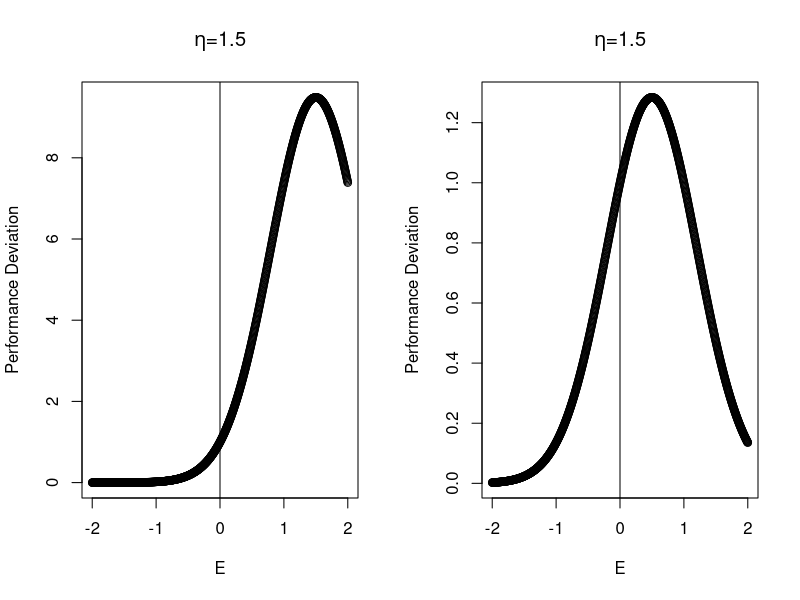
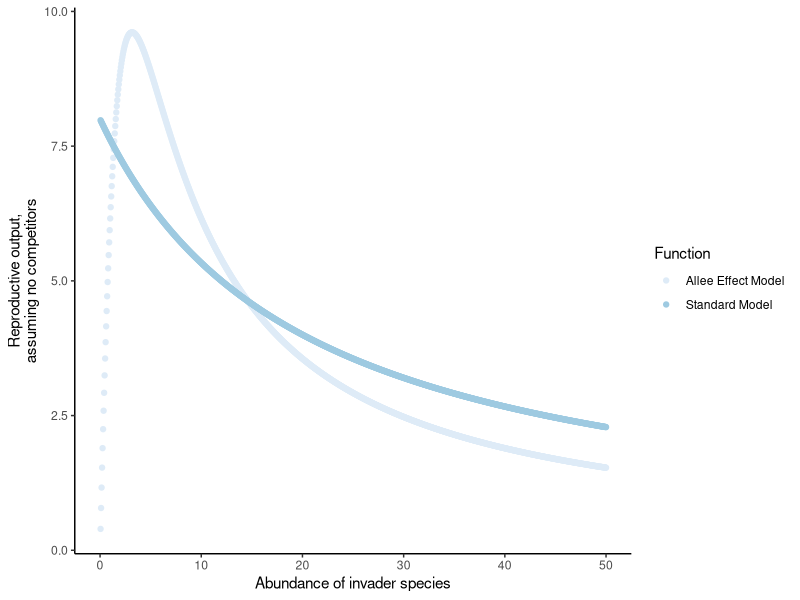
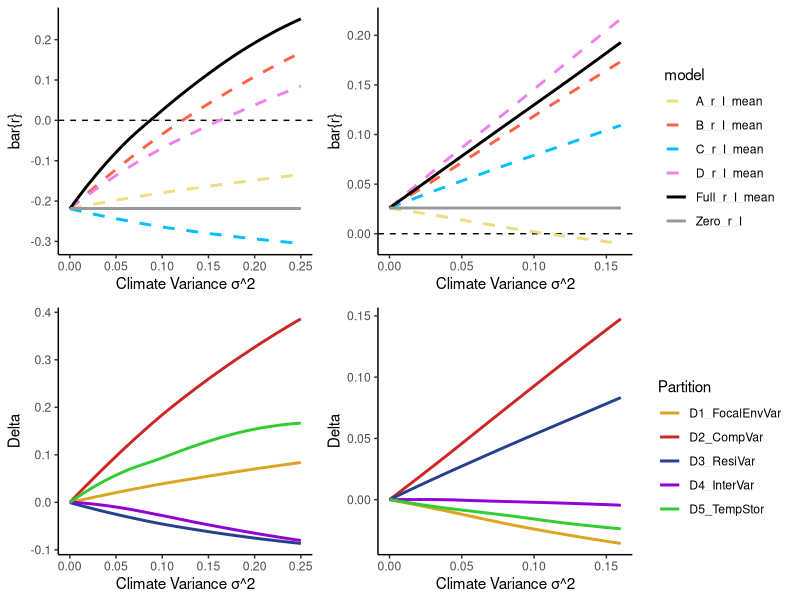
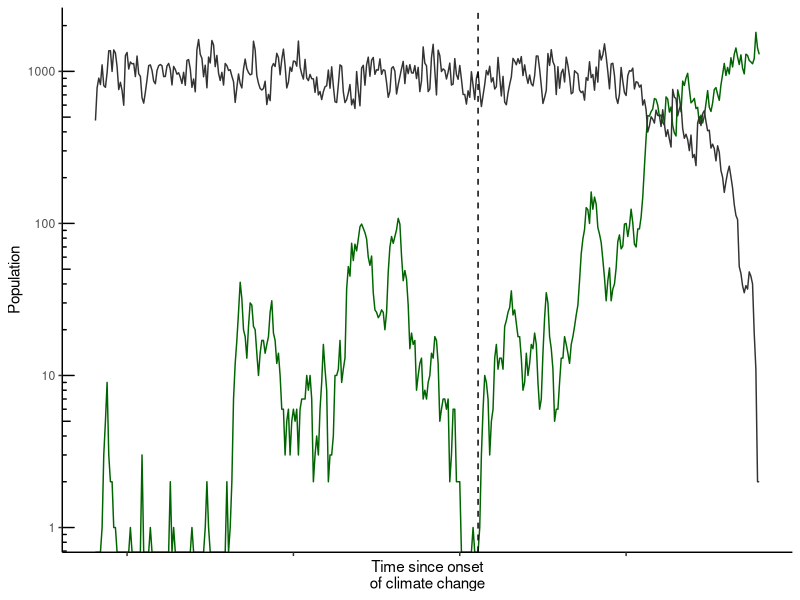
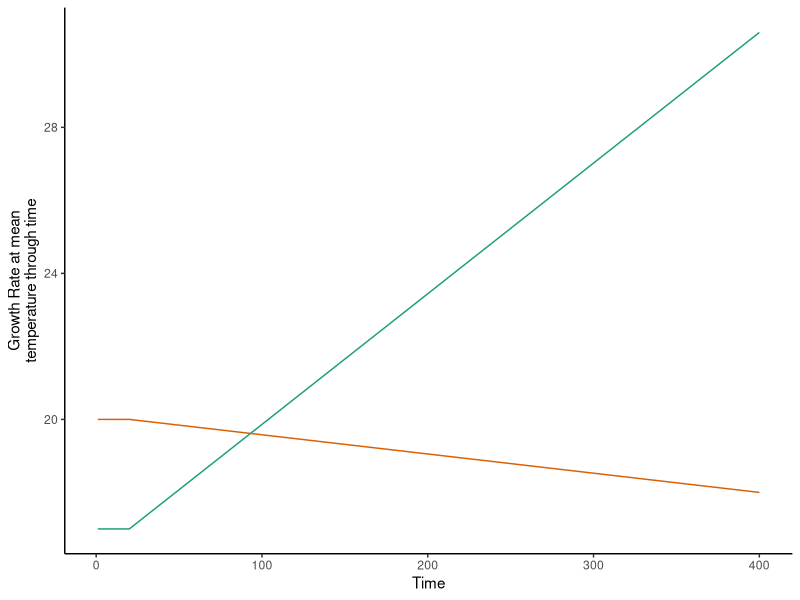

Write the R code that produced these figures, in order. (Note: a time limit stopped this script after it produced the figures.)
## ---- chunk 1
knitr::opts_chunk$set(echo = FALSE, size = "footnotesize", warning = FALSE, message = FALSE)


## ---- chunk 2
library(MASS)
library(tidyverse)
library(knitr)
library(cowplot)
set.seed(1)


## ---- chunk 3
# Plotting EPC curve used

EPC<- function(WeatherDraws, OffsetFromPeak){
  w_mat<- exp(OffsetFromPeak^2 -(WeatherDraws -OffsetFromPeak)^2   ) 
  return(w_mat)
}

E <- seq(-2, 2, l = 1000)

par(mfcol= c(1,2))

plot(EPC(E,OffsetFromPeak = 1.5)~ E,
    ylab = 'Performance Deviation',
     main = expression(paste(eta, "=1.5")))
abline( v = c(0))

plot(EPC(E,OffsetFromPeak = 0.5)~ E,  
     ylab = 'Performance Deviation',
     main = expression(paste(eta, "=1.5")))
abline( v = c(0))


# hist(EPC(rnorm( 1000, 0 , 0.5), 1.5), main = 'Occasional very good years', xlim = c(0, 10), breaks = 20)
# abline(v = 1, col = 2)
# #mean(EPC(rnorm( 1000, 0 , 0.5), 1.5))  # mean increase
# # exp(mean(log(EPC(rnorm( 1000, 0 , 0.5), 1.5))))  # but NB geometric mean is still reduced
# 
# 
# hist(EPC(rnorm( 1000, 0 , 0.5), 0.5), main = 'Occasional very bad years', xlim = c(0, 2))
# abline(v = 1, col = 2)
# 
# # exp(mean(log(EPC(rnorm( 1000, 0 , 0.5), 0.5))))
# # #mean(EPC(rnorm( 1000, 0 , 0.5), 0.5))  # mean decrease
# # exp(mean(log(EPC(0, 0.5))))
## ---- chunk 4
E_Partition<- function(Params){
  ##Function to calculate partitions using the model given a set of parameters. 
  
  with(Params, {  
  n_reps = 10000
  
  ## Define covariance matrices
  W_SIGMA_corr = matrix(c(W_R_sd^2,
                          W_rho*W_R_sd*W_I_sd,
                          W_rho*W_R_sd*W_I_sd,
                          W_I_sd^2),
                        2,2) 
  
  W_SIGMA_uncorr = matrix(c(W_R_sd^2, 
                            0, 0,  
                            W_I_sd^2),
                          2,2) 
  
  ## Variable E draws:
  E_mat_full  <-  mvrnorm(n_reps,   mu = c(0,0),  Sigma = W_SIGMA_corr   )  
  E_mat_uncorr<-  mvrnorm(n_reps,   mu = c(0,0),  Sigma = W_SIGMA_uncorr   ) 
  E_mat_mean  <-  matrix(c(0,0), nrow = 1)
  
  ## Convert into \omegas using gaussian curve EPC function
  EPC<- function(WeatherDraws, OffsetFromPeak){
    return(exp( OffsetFromPeak^2-(WeatherDraws -OffsetFromPeak)^2 )) 
    }

  W_mat_full  <-   EPC(E_mat_full, eta)  
  W_mat_uncorr<-   EPC(E_mat_uncorr, eta)  
  W_mat_mean  <-   EPC(E_mat_mean , eta)  
  
  ## Vary only one direct effect of environment
  W_mat_FixR_VarI=   W_mat_FixI_VarR = W_mat_uncorr
  W_mat_FixI_VarR[,2]<- W_mat_mean[2]
  W_mat_FixR_VarI[,1]<- W_mat_mean[1]
  
  
  ##### Calculating resident fluctuations without invader
  R_fluc = rep( NA, n_reps)  # rows = time, cols = space (here 1)
  R_fluc[1] <- 10 # initialize
  
  for(t in 1:(n_reps-1)){
    R_fluc[t+1]  =  R_fluc[t]*(delta + Lam_R*W_mat_full[t,1]/(1+a_RR*R_fluc[t]))
  }
  
  ### Take off a 'burn-in' period
  ToUse = (n_reps/10):n_reps
  R_var <- R_fluc[ToUse]
  W_mat_uncorr<-  W_mat_uncorr[ToUse,]
  W_mat_full<-  W_mat_full[ToUse, ]
  
  ## resident 'mean' value at equilibrium assuming omega = 1
  ## R* = 
  R_mean = (Lam_R-1+delta)/ (a_RR*(1-delta))
  
  ## Finding invasion growth rates in different situations;
  FindLogGrowthRate<- function( W_Mat, Competitors, Params ){
  with(Params, {
    r_vec<-  delta+ (Lam_I*W_Mat[,2]/( 1+a_IR*Competitors*W_Mat[,1])  )
    return(log(r_vec))
  })
}

  ## No variation baseline
  Zero_r_I =   FindLogGrowthRate(W_mat_mean, R_mean, Params)
  
  ## Variation in direct envrionmental effects on invader
  A_r_I = FindLogGrowthRate(W_mat_FixR_VarI, R_mean, Params)
  
  ## Variation in envrionmental control of competition 
  B_r_I = FindLogGrowthRate(W_mat_FixI_VarR, R_mean, Params)
  
  ### B Variation in number of competitors  
  C_r_I =   FindLogGrowthRate( W_mat_mean, R_var, Params)
  
  ## D Variation in growth rates  and competitors, but not correlated 
  D_r_I  =  FindLogGrowthRate(W_mat_uncorr,R_var, Params) 
  ## Full model
  Full_r_I  =  FindLogGrowthRate(W_mat_full,R_var, Params) 
  
  ## Take averages of log(r)
  A_r_I_mean = mean(A_r_I)
  B_r_I_mean = mean(B_r_I)
  C_r_I_mean = mean(C_r_I)
  D_r_I_mean = mean(D_r_I)
  Full_r_I_mean = mean(Full_r_I)
  
  ## Calculate partitions
  D_Baseline = Zero_r_I
  D1_FocalEnvVar = A_r_I_mean - Zero_r_I
  D2_CompVar = B_r_I_mean - Zero_r_I
  D3_ResiVar = C_r_I_mean - Zero_r_I
  D4_InterVar = D_r_I_mean - (D_Baseline+ D1_FocalEnvVar +D2_CompVar+D3_ResiVar)
  D5_TempStor = Full_r_I_mean - D_r_I_mean

  return(data.frame(Zero_r_I,  A_r_I_mean,  B_r_I_mean,   
                    C_r_I_mean,   D_r_I_mean,  Full_r_I_mean,
                    D_Baseline, D1_FocalEnvVar, D2_CompVar,
                    D3_ResiVar,  D4_InterVar, D5_TempStor))})
}


## ---- chunk 5
Params_mod1 <- list( delta = 0.5, 
                     Lam_R = 20,
                     Lam_I = 24,   
                     W_R_sd = NULL,
                     W_I_sd = NULL,
                     W_rho = -0.7,
                     a_RR = 0.02,  
                     a_RI = 0.03 , 
                     a_IR = 0.04,
                     eta = 1.5)

Params_mod2 <- list(  delta = 0.5, 
                      Lam_R = 16,
                      Lam_I = 25,   
                      W_R_sd = NULL,
                      W_I_sd = NULL, 
                      W_rho = 0.7,
                      a_RR = 0.02,  
                      a_RI = 0.04 , 
                      a_IR = 0.03,
                      eta=0.5 )

Find_Partition <-  function(W_sd, Params){
  Params_tmp <- Params
  Params_tmp$W_R_sd = W_sd*1.2  # resident responds more
  Params_tmp$W_I_sd = W_sd*0.8
  out<-   E_Partition(Params_tmp)
  out$W_sd <-W_sd
  return(out)
}
W_sd_df1 <- map_df(  seq( 0, 0.5, l = 100),Find_Partition, Params_mod1)
W_sd_df2  <- map_df(  seq( 0, 0.4, l = 100),Find_Partition, Params_mod2)

## ---- chunk 6
Colours <- c(   'Zero_r_I' = 'gray60',
                'A_r_I_mean' =  "lightgoldenrod"  ,
                'B_r_I_mean'='tomato',
                'C_r_I_mean'=  'deepskyblue',
                'D_r_I_mean'='violet',
                'Full_r_I_mean' = 'black', 
                
                'D_Baseline' =  "black",
                'D1_FocalEnvVar' =  "goldenrod" ,
                'D2_CompVar' = 'firebrick3',
                'D3_ResiVar' = 'royalblue4',
                'D4_InterVar' = 'darkviolet',
                'D5_TempStor' = 'limegreen')
# 

x_label = 'Climate Variance σ^2'

W_sd_df1 %>%
  gather('model', 'GrowthRate', Zero_r_I: Full_r_I_mean  ) %>%
  ggplot(aes( x = W_sd^2, y = GrowthRate, col = model , linetype = model     ))+
  geom_hline( yintercept = 0, linetype='dashed')+
  #  geom_point()+
  geom_smooth(se = FALSE)+
  scale_colour_manual(values = Colours)+
  scale_linetype_manual(values = c( 2,2,2,2,1,1))+
  theme_classic()+
  xlab(x_label)+
  ylab('bar{r}')  -> Models1

W_sd_df1 %>%
  gather('Partition', 'Delta', D1_FocalEnvVar :D5_TempStor ) %>%
  ggplot(aes( x = W_sd^2, y = Delta, col = Partition      ))+
  theme_classic()+
  scale_colour_manual(values = Colours)+
  ylab('Delta')+
  xlab(x_label)+
  geom_smooth(se = FALSE) -> Partiton1



W_sd_df2 %>%
  gather('model', 'GrowthRate', Zero_r_I: Full_r_I_mean  ) %>%
  ggplot(aes( x = W_sd^2, y = GrowthRate, col = model  , linetype = model        ))+
  theme_classic()+ 
  geom_hline( yintercept = 0, linetype='dashed')+
  geom_smooth(se = FALSE)+
  scale_colour_manual(values = Colours)+
  scale_linetype_manual(values = c( 2,2,2,2,1,1))+
  xlab(x_label)+
  ylab('bar{r}')-> Models2


W_sd_df2 %>%
  gather('Partition', 'Delta', D1_FocalEnvVar :D5_TempStor ) %>%
  ggplot(aes( x = W_sd^2, y = Delta, col = Partition))+
  scale_colour_manual(values = Colours)+
  theme_classic()+
  ylab('Delta')+
  xlab(x_label)+
  geom_smooth(se = FALSE) -> Partiton2


Model_Legend <- cowplot::get_legend(Models1)
D_Legend <- cowplot::get_legend(Partiton1)

Fig4 <- cowplot::plot_grid(Models1+guides(col=FALSE, linetype = FALSE),
                   Models2+guides(col=FALSE, linetype = FALSE),
                   Model_Legend, 
                   Partiton1+guides(col=FALSE, linetype = FALSE) ,
                   Partiton2+guides(col=FALSE, linetype = FALSE),
                   D_Legend,
                   nrow = 2, rel_widths = c(2,2,1) )


ggsave( 'MS_Figures/Figure4_graphs.png', Fig4, height = 7, width = 10)

## ---- chunk 7
Lam_I = 8
a_II = 0.05
y = 0.1
z= 0.2
a_IR = 0.04 

## Functional response, assuming no competition
TrialI = seq( 0, 50, l = 1000)
I_rate_ALLEE =  (((TrialI^2)*Lam_I) / (  1+ z*(TrialI) + y*(TrialI^2) )) / TrialI
I_rate_NO_ALLEE =  (((TrialI)*Lam_I) / (  1 + a_II*TrialI)) / TrialI

data.frame(TrialI,I_rate_ALLEE, I_rate_NO_ALLEE  ) %>%
  gather( 'Function', 'I_rate', -TrialI ) %>%
  ggplot( aes( x = TrialI, y = I_rate, col =Function))+
  geom_point()+
  xlab('Abundance of invader species') + 
  scale_colour_brewer(labels = c( 'Allee Effect Model',
                                  'Standard Model'))+
  ylab('Reproductive output,\nassuming no competitors')+
  theme_classic()

## ---- chunk 8
Dynamics_CC<- function( Params){ with(Params,{
  time_exp  = 2000
  time_burnin = 20
  max_t = time_exp+time_burnin
  
  
  ## Variable Parameter specifications
  W_SIGMA = matrix(c(W_R_sd^2,
                     W_rho*W_R_sd*W_I_sd,
                     W_rho*W_R_sd*W_I_sd,
                     W_I_sd^2),
                   2,2) 
  
  gamma_mat = matrix( c(rep(0, time_burnin),
                        seq(0, 1, length =time_exp)), 
                      nrow = max_t, ncol = 1)
  
  W_cc_adj = gamma_mat%*% matrix(c(beta_R, beta_I),1)
  
  ## Variable Draws
  W_mat<-  exp(mvrnorm(max_t,
                       mu = c(0,0 )- 0.5*(c(W_R_sd,W_I_sd)^2)  ,
                       Sigma = W_SIGMA   )  )  +W_cc_adj
  
  Disp<-  rlnorm(max_t,
                 meanlog =   log(disp_mean)- 0.5*(disp_sig^2) , 
                 sdlog = disp_sig )
  
  ## Model initiation
  R =I = matrix( NA, max_t)  # rows = time
  R_star =I_star = matrix( NA, max_t )  # rows = time
  R_star[1]<- R[1] <-  (Lam_R-1)/a_RR # start resident at somewhere near its equilibrium 
  I_star[1]<- I[1] <- 0
  
  ## Running Model
  for(t in 1:(max_t-1)){
    
    R_R =           R[t]*Lam_R*W_mat[t,1]  / (  1+  a_RR*R[t]+a_RI*W_mat[t,2]*I[t])
    if(Allee){
      I_R =  (I[t]^2*Lam_I*W_mat[t,2]) / (1+ a_IR*W_mat[t,1]*R[t]+(z+y*(I[t])*I[t]))  
    }else{
      I_R =  (I[t]*Lam_I*W_mat[t,2]) / (1+  a_IR*W_mat[t,1]*R[t]+ a_II*I[t] ) 
    }
    
    R_star[t+1]  =    R[t]*delta  +    R_R
    I_star[t+1]  =    I[t]*delta  +   I_R +Disp[t]
    
    if(Discretise){
      R[t+1] = rpois( 1,R_star[t+1])  
      I[t+1] = rpois( 1,I_star[t+1])
    }  else{
      R[t+1] = R_star[t+1]
      I[t+1] = I_star[t+1]
    }
  }
  return( list(resident = R, invader =I))
})
}

## ---- chunk 9

Find_Col_Time = function( Dyn){
  if(any(Dyn$invader>1)){
    return(  max(which(Dyn$invader < 1))-20)
  }else{
    return(NA)
  }
}

Find_Ext_Time = function( Dyn){
  if(any(Dyn$resident<1)){
    ExtTime =  max(which(Dyn$resident >=1))-20
    return( ExtTime)  # last time it was seen over a level
  }else{
    return(NA)
  }
}


## ---- chunk 10
## Example dynamics 
Params_exp <- list( 
  delta = 0.5, 
  Lam_R = 20,
  Lam_I = 17,   
  W_R_sd = 0.4,  
  W_I_sd = 0.4, 
  W_rho = 0.3,
  Allee = FALSE,
  a_RR = 0.04,  
  a_II = 0.03,
  a_RI = 0.03 , 
  a_IR = 0.04, 
  disp_sig = 0.01 , 
  disp_mean= 0.2,
  beta_R =  -0.1, 
  beta_I =  0.8, 
  Discretise = TRUE
)

set.seed(1)
dyn <- Dynamics_CC(Params_exp)

res = dyn$resident
res[res<1] <-1

data.frame( Resident = res[1:400],
            Invader = dyn$invader[1:400],
            Time = (-19):380) %>%
  gather('sp', 'count', -Time) %>%
  ggplot(aes(Time, count , col = sp))+
  geom_line()+
  geom_vline(xintercept = Find_Col_Time(dyn), linetype ='dashed')+
  scale_y_log10()+
  theme_classic()+
  theme(axis.text.x = element_blank())+
  scale_color_manual(values = c('darkgreen', 'grey20'))+
  xlab('Time since onset\nof climate change')+
  ylab('Population')+ 
  annotation_logticks(sides = "l") +
  guides(col = FALSE) -> Fig6LineDiag

ggsave('MS_Figures/Fig6LineDiag.png', Fig6LineDiag, height = 3, width = 3)


data.frame( Invader_GR =Params_exp$Lam_I * c(rep(1,20),1+ (1:380) * Params_exp$beta_I/380),
            Resident_GR = Params_exp$Lam_R * c(rep(1,20),1+ (1:380) * Params_exp$beta_R/380),
            Time = 1:400) %>%
  gather('sp', 'count', -Time) %>%
  ggplot(aes(Time, count , col = sp))+
  geom_line()+
  scale_color_manual(values = c('darkgreen', 'grey20'))+
  theme_classic()+
  scale_color_brewer(palette = 'Dark2')+
  guides(col = FALSE)+
  ylab( 'Growth Rate at mean\ntemperature through time') -> Fig6_GR

ggsave('MS_Figures/Fig6_GR.png', Fig6_GR, height = 3, width = 3)
## ---- chunk 11
### 1. Weather covariance interacting with demographic stochasticity

Params_4.1 <- list( 
  ## Carryover
  delta = 0.5, 
  
  ## Intrinsic reproductive rate terms
  Lam_R = 20,
  Lam_I = 16,   
  
  ## Weather terms
  W_R_sd = 0.4,  ## variability in R seed production
  W_I_sd = NULL,  ## variability in I seed production
  #  W_rho = NULL,## correlation in species responses to weather
  
  ## competition terms
  Allee = FALSE,
  
  # intra:
  a_RR = 0.02,  
  a_II = 0.03,
  
  # inter: (NB multiplied by weather value )
  a_RI = 0.03 , 
  a_IR = 0.04, 
  
  ## Dispersal variation
  disp_sig = 0.2 , # dispersal variation on log scale
  disp_mean = 0.1, #
  
  ## Response to climate change
  ##  multiple larger after all  climate change? 1 = 100% larger, 2 = 200% larger
  beta_R =  -0.1, 
  beta_I =  0.8, 
  
  ## Introduce demographic stochasticity?
  Discretise = FALSE
)


N_trials = 400
WeatherDF_4.1<- data.frame( WeatherSens = c(rep(0, 100), seq(0, 0.5 , l = N_trials)) ,
                            ColonisationTime_PosRho = NA,
                            ColonisationTime_NegRho = NA)

### With negative E correlation
Params_4.1$W_rho = -0.9


for( i in 1:nrow(WeatherDF_4.1)){
  Params_trial = Params_4.1
  Params_trial$W_I_sd = WeatherDF_4.1$WeatherSens[i]
  dyn <- Dynamics_CC(Params_trial)
  WeatherDF_4.1$ColonisationTime_NegRho[i]  <-Find_Col_Time(dyn)
  
}


###With positive E correlation
Params_4.1$W_rho = +0.9

for( i in 1:nrow(WeatherDF_4.1)){
  Params_trial = Params_4.1
  Params_trial$W_I_sd = WeatherDF_4.1$WeatherSens[i]
  dyn <- Dynamics_CC(Params_trial)
  WeatherDF_4.1$ColonisationTime_PosRho[i]  <-Find_Col_Time(dyn)
  
}

## ---- chunk 12
### 2. Dispersal variability and Allee effect 

Params_4.2 <- list(  delta = 0.5, 
                     Lam_R = 20,
                     Lam_I = 16,   
                     W_R_sd = 0.4, 
                     W_I_sd = 0.7, 
                     W_rho = 0,    
                     Allee = NULL,
                     a_RR = 0.02,  
                     a_II = 0.05,
                     y = 0.1,
                     z= 0.2,
                     a_RI = 0.03 , 
                     a_IR = 0.04, 
                     disp_sig = NULL , 
                     disp_mean = 0.1, 
                     beta_R =  -0.1, 
                     beta_I =  0.8, 
                     Discretise = FALSE
)

Params_4.2_ALLEE <- Params_4.2_NOALLEE <- Params_4.2
Params_4.2_ALLEE$Allee = TRUE
Params_4.2_NOALLEE$Allee = FALSE

N_trials = 400
WeatherDF_4.2<- data.frame( Dispersal_sd = c(rep(0, 10), seq(0, 1 , l = N_trials)) ,
                            ColonisationTime_WithAllee = NA,
                            ColonisationTime_No_Allee = NA)

### With Allee 


for( i in 1:nrow(WeatherDF_4.2)){
  
  Params_trial = Params_4.2_ALLEE
  Params_trial$disp_sig = WeatherDF_4.2$Dispersal_sd[i]
  dyn <- Dynamics_CC(Params_trial)
  WeatherDF_4.2$ColonisationTime_WithAllee[i]  <-Find_Col_Time(dyn)
  
}
### without Allee effect

for( i in 1:nrow(WeatherDF_4.2)){
  Params_trial = Params_4.2_NOALLEE
  Params_trial$disp_sig = WeatherDF_4.2$Dispersal_sd[i]
  dyn <- Dynamics_CC(Params_trial)
  WeatherDF_4.2$ColonisationTime_No_Allee[i]  <-Find_Col_Time(dyn)
  
}

## ---- chunk 13
### 3. Demographic stochasticity interacting with  variation
# NB effects opposite to 'classic' results


Params_4.3 <- list( delta = 0.5, 
                    Lam_R = 10,
                    Lam_I = 6,   
                    W_R_sd = 0.5, 
                    W_I_sd = 0.5, 
                    W_rho = 0 ,
                    Allee = FALSE, 
                    a_RR = 0.03,  
                    a_II = 0.06,  
                    a_RI = 0.04 , 
                    a_IR = 0.03, 
                    disp_sig = 0.01 ,
                    disp_mean = 0.15, 
                    beta_R =  -0.1, 
                    beta_I =  0.8, 
                    Discretise = NULL
)



N_trials = 500
WeatherDF_4.3<- data.frame( Var = c(seq(0, 0.5, l = N_trials)) ,
                            ColonisationTime_WithDemoStoch = NA,
                            ColonisationTime_No_DemoStoch = NA)

### With Demo_stoch 

Params_4.3$Discretise = TRUE
for( i in 1:nrow(WeatherDF_4.3)){
  
  Params_trial = Params_4.3
  Params_trial$W_R_sd = WeatherDF_4.3$Var[i]
  Params_trial$W_I_sd = WeatherDF_4.3$Var[i]
  dyn <- Dynamics_CC(Params_trial)
  WeatherDF_4.3$ColonisationTime_WithDemoStoch[i]  <-Find_Col_Time(dyn)
  
}


### without Demo_stoch
Params_4.3$Discretise = FALSE
for( i in 1:nrow(WeatherDF_4.3)){
  Params_trial = Params_4.3
  Params_trial$W_R_sd = WeatherDF_4.3$Var[i]
  Params_trial$W_I_sd = WeatherDF_4.3$Var[i]
  dyn <- Dynamics_CC(Params_trial)
  WeatherDF_4.3$ColonisationTime_No_DemoStoch[i]  <-Find_Col_Time(dyn)
  
}

## ---- chunk 14
### 4. Demographic stochastic interacting with variability on extinction Time
Params_4.4 <- list( delta = 0.5, 
                    Lam_R = 9,
                    Lam_I = 7.6,   
                    W_R_sd = NULL, 
                    W_I_sd = 0.35, 
                    W_rho =  -0.9 ,
                    Allee = FALSE ,
                    a_RR = 0.05,  
                    a_II = 0.08,  
                    a_RI = 0.03 , 
                    a_IR = 0.02, 
                    disp_sig = 0.01 ,
                    disp_mean = 0.4, 
                    beta_R =  -0.1, 
                    beta_I =  0.8, 
                    Discretise = NULL)

N_trials = 500
WeatherDF_4.4<- data.frame( MidWeatherSD = c(seq(0, 0.75 , l = N_trials)) ,
                            ExtinctionTime_WithDemoStoch = 2000,
                            ExtinctionTime_No_DemoStoch = 2000)

par(mfrow=c(4,4 ))

### With Demo_stoch 
Params_4.4$Discretise = TRUE

for( i in 1:nrow(WeatherDF_4.4)){
  Params_trial = Params_4.4
  Params_trial$W_R_sd = WeatherDF_4.4$MidWeatherSD[i]
  dyn <- Dynamics_CC(Params_trial)
  WeatherDF_4.4$ExtinctionTime_WithDemoStoch[i]  <-Find_Ext_Time(dyn)
  
}

### without Demo_stoch
Params_4.4$Discretise = FALSE
for( i in 1:nrow(WeatherDF_4.4)){
  Params_trial = Params_4.4
  Params_trial$W_R_sd = WeatherDF_4.4$MidWeatherSD[i]
  dyn <- Dynamics_CC(Params_trial)
  WeatherDF_4.4$ExtinctionTime_No_DemoStoch[i]  <-Find_Ext_Time(dyn)
}


## ---- chunk 15
### 5. Just focal species or both varying 


Params_4.5 <- list( delta = 0.5, 
                    Lam_R = 9,
                    Lam_I = 3,   
                    W_R_sd = 0, 
                    W_I_sd = NULL, 
                    W_rho =  0.9 ,
                    Allee = FALSE ,
                    a_RR = 0.05,  
                    a_II = 0.08,  
                    a_RI = 0.03 , 
                    a_IR = 0.04, 
                    disp_sig = 0.01 ,
                    disp_mean = 0.2, 
                    beta_R =  -0.1, 
                    beta_I =  0.8, 
                    Discretise = FALSE)

N_trials = 500
WeatherDF_4.5<- data.frame( MidWeatherSD = c(seq(0, 1 , l = N_trials)) ,
                            ColonisationTime_JustFocal= 2000,
                            ColonisationTime_Both = 2000)

par(mfrow=c(4,4 ))

### Vary Just focal
for( i in 1:nrow(WeatherDF_4.5)){
  Params_trial = Params_4.5
  Params_trial$W_I_sd = WeatherDF_4.5$MidWeatherSD[i]
  dyn <- Dynamics_CC(Params_trial)
  WeatherDF_4.5$ColonisationTime_JustFocal[i]  <-Find_Col_Time(dyn)
  
}

### Vary both species

Params_4.5$Discretise = FALSE
for( i in 1:nrow(WeatherDF_4.5)){
  Params_trial = Params_4.5
  Params_trial$W_I_sd = WeatherDF_4.5$MidWeatherSD[i]
  Params_trial$W_R_sd = WeatherDF_4.5$MidWeatherSD[i]
  Params_trial$W_R_sd = WeatherDF_4.5$MidWeatherSD[i]
  dyn <- Dynamics_CC(Params_trial)
  WeatherDF_4.5$ColonisationTime_Both[i]  <-Find_Col_Time(dyn)
}


## ---- chunk 16
### combining into one figure, without dots


### For 4.1, helpful to force intercept, rather than just rely on convergence after using enormous numbers of runs
WeatherDF_4.1 %>%
  rename(Negative= ColonisationTime_NegRho ,  ##   `ρ= −0.9`
         Positive= ColonisationTime_PosRho  ) %>%
  gather( 'Model', 'Time',Negative,  Positive) -> WeatherDF_4.1_Long

WeatherDF_4.1_Long %>%
  filter( WeatherSens ==0) %>%
  pull(Time) %>%
  mean -> intercept_4.1


WeatherDF_4.1_Long$Smooth = c(predict( lm(data = filter( WeatherDF_4.1_Long,Model== 'Negative'),
                                          Time-intercept_4.1 ~ 0+ WeatherSens + I(WeatherSens^2))),
                              predict( lm(data = filter( WeatherDF_4.1_Long,Model== 'Positive'),
                                          Time-intercept_4.1 ~ 0+ WeatherSens + I(WeatherSens^2))) )+intercept_4.1

WeatherDF_4.1_Long %>%
  ggplot( aes( x = WeatherSens, y = Time, col = Model))+
  geom_smooth(aes(y = Smooth),
              se=FALSE,
              method = 'lm',
              formula = y ~ x + I(x^2))+
    xlab(expression(Invader~peformance~variability~omega[sigma~inv]))+
  ylab('Colonisation Time') +
  theme_classic()+ 
  scale_colour_manual(values = c( 'darkblue', 'orange' ), 
                      name = 'Correlation in\nspecies responses:')+
  guides(col=guide_legend(nrow=2))+
  theme(legend.position="top", legend.box = "horizontal")  -> Fig4a


WeatherDF_4.2 %>%
  rename(`With` = ColonisationTime_WithAllee  ,
         `Without` = ColonisationTime_No_Allee  ) %>%
  gather( 'Model', 'Time', starts_with('With')) %>%
  ggplot( aes( x = Dispersal_sd, y = Time, col = Model))+
  geom_smooth(se=FALSE, method = 'lm', formula = y ~ x + I(x^2))+
  xlab(expression(Dispersal~sigma))+
  ylab('Colonisation Time') +
  theme_classic()+ 
  scale_colour_manual(values = c( 'darkblue', 'orange' ),
                      name = 'Allee Effect')+
  guides(col=guide_legend(nrow=2))+
  theme(legend.position="top", legend.box = "horizontal") -> Fig4b

WeatherDF_4.3 %>%
  rename(`With` = ColonisationTime_WithDemoStoch   ,
         `Without` = ColonisationTime_No_DemoStoch  ) %>%
  gather( 'Model', 'Time', starts_with('With')) %>%
  ggplot( aes( x = Var, y = Time, col = Model))+
  geom_smooth(se=FALSE, method = 'lm', formula = y ~ x + I(x^2))+
  xlab(expression(Envrionmental~variability~omega[sigma]))+
  ylab('Colonisation Time') +
  theme_classic()+
  scale_colour_manual(values = c( 'darkblue', 'orange' ),
                      name = 'Demographic\nStochasticity:')+
  guides(col=guide_legend(nrow=2))+
  theme(legend.position="top", legend.box = "horizontal")-> Fig4c


# 
WeatherDF_4.5 %>%
  rename(`Just Invader` = ColonisationTime_JustFocal    ,
         `Both Species` = ColonisationTime_Both  ) %>%
  gather( 'Model', 'Time',`Just Invader`,`Both Species` ) %>%
  ggplot( aes( x = MidWeatherSD, y = Time, col = Model))+
  geom_smooth(se=FALSE, method = 'lm', formula = y ~ x + I(x^2))+
  xlab(expression(Envrionmental~variability~omega[sigma]))+
  ylab('Colonisation Time') +
  theme_classic()+
  scale_colour_manual(values = c( 'darkblue', 'orange' ),
                      name = 'Variability affects:' )+
  guides(col=guide_legend(nrow=2))+
  theme(legend.position="top", legend.box = "horizontal")-> Fig4d


Fig6_withpoints<- cowplot::plot_grid(Fig4a+geom_point(),
                                     Fig4b+geom_point(),
                                     Fig4c+geom_point(),
                                     Fig4d+geom_point(),
                                  labels= c('i)', 'ii)', 'iii)', 'iv)'), label_fontface ='plain')

Fig6_withpoints

Fig6_simple <- cowplot::plot_grid(Fig4a + theme(axis.text = element_blank()),
                                  Fig4b+ theme(axis.text = element_blank()),
                                  Fig4c+ theme(axis.text = element_blank()),
                                  Fig4d+ theme(axis.text = element_blank()),
                                  labels= c('i)', 'ii)', 'iii)', 'iv)'), label_fontface ='plain' )

ggsave(filename = 'MS_Figures/Fig6_simple.png',  Fig6_simple, width = 6, height = 6)


## ---- chunk 17
# Diagrams in Figure 2 and 3
## ---- chunk 18
## environmental performance curve defined by gamma function

SHAPE = 3
SCALE = 1.5
PEAK  = SCALE*(SHAPE -1)

Center_1 <- 10
Center_2 <- 0.6


Test1 <- data.frame( E = rnorm(1000, Center_2, sd = 1.5) )
Test2 <- data.frame( E = rnorm(1000, Center_1, sd = 1.5) )

EPC_fig2 <- Vectorize(function( E){
  if( E> PEAK){
    Performance<-dgamma(x =PEAK+(E-PEAK)^0.75,  shape = SHAPE, scale = SCALE)
  }else{
    if(  E < PEAK-2){
      Performance<-      dgamma(x =E+2,  shape = SHAPE, scale = SCALE)
    }else{
      Performance <-   dgamma(x =PEAK,  shape = SHAPE, scale = SCALE)
    }
  }
  return(Performance)
})

## ---- chunk 19
Center_1 <- 10
Center_2 <- 0.4

Test1 <- data.frame( E = rnorm(1000, Center_1, sd = 1.5) )
Test2 <- data.frame( E = rnorm(1000, Center_2, sd = 1) )

# Take 2 

data.frame( E = seq(-2, 15, l=1000)) %>%
  mutate(Performance =  (EPC_fig2(E))) %>%
  mutate( Weather1= dnorm( E, mean = Center_1, sd = 1.5)/5,
          Weather2= dnorm( E, mean = Center_2, sd = 1)/5)%>%
  ggplot( aes( x = E))+ 
  geom_line(aes( y = Performance ))+
  theme_classic()+
  theme(axis.text = element_blank()  )+
  xlab( 'Envrionment')+
  geom_vline( xintercept = Center_1, col = 'orange')+
  geom_vline( xintercept = Center_2, col = 'darkblue')+
  geom_line( aes(y = Weather1), col = 'orange', linetype = 'dotted')+
  geom_line( aes(y = Weather2), col = 'darkblue', linetype = 'dotted')+
  scale_x_reverse()+
  scale_y_continuous(limits = c(0.001,0.2))-> EPCPlot

Performances<-data.frame( A = EPC_fig2(Test1$E),
                          B = EPC_fig2(Test2$E)) %>%
  gather( 'Test', 'Performance')

Performances %>%
  group_by(Test)%>%
  summarise( Mean = mean(Performance)) -> Means

Means$Orig= EPC_fig2(c(Center_1,Center_2))
Means%>%
  gather('key', 'value',  -Test)-> LineValuesMeans

Performances%>%
  ggplot( aes( Performance, fill = Test))+
  geom_histogram()+
  theme_classic()+
  geom_vline(data = LineValuesMeans, aes(xintercept = value,linetype = key))+
  scale_fill_manual(values =  c(  'orange','darkblue'))+
  guides(sol = FALSE)+
  ylab( 'Frequency')+
  xlab( 'Performance')+
  guides(fill = FALSE)+
  scale_linetype(name = '',
                 limits= c('Orig', 'Mean'), 
                 labels = c('Value under\nmean conditions',
                            'Long-term\naverage value' ))+
  facet_wrap(~Test)+
  theme(axis.text = element_blank(), strip.text = element_blank())+
  #theme(legend.position="top", legend.box = "horizontal", )+
  coord_flip(xlim = c(0.001,0.2))-> ReponseHist

Fig2<-cowplot::plot_grid( EPCPlot,ReponseHist, rel_widths = c(1,1), labels = 'auto' )
# Fig2
ggsave('MS_Figures/Figure2.png', height = 3, width = 7)
## ---- chunk 20

## code to generate Fig 3 little pictures 

## 3ai  ### Interaction of biotic and abiotic impacts on R
expand.grid( C = 0:100,
             E = 0:100) %>%
  mutate( R = (C*E)^0.8 ) %>%
  ggplot( aes(E, C, z = R, fill = R))+
  geom_raster()+
  geom_contour( col = 'black')+
  scale_fill_viridis_c(direction = -1) +
  theme(panel.background = element_blank(),
        axis.text = element_blank() )+
  coord_fixed() -> Fig3ai
# Fig3ai
ggsave( 'MS_Figures/Fig3ai.png',Fig3ai,  width = 4, height =3, dpi = 600) 

## 3aii negative correlation in biotic and abiotic influences on r
Draws<-MASS::mvrnorm(30, c(2,2), matrix( c(2,-1.8, -1.8, 2), 2))
colnames(Draws) <- c('E', 'C')

Draws %>%
  as.data.frame()%>%
  mutate( Temp = E-C) %>%
  #ggplot(aes( E, C, col = Temp))+
    ggplot(aes( E, C))+
  geom_point( size = 2)+
  scale_colour_viridis_c(option = 'B')+
  theme_classic()+
  theme(axis.text = element_blank() )+
  guides( col = FALSE) -> Fig3aii
# Fig3aii
ggsave( 'MS_Figures/Fig3aii.png',Fig3aii, width = 3, height =3, dpi = 600) 

## 3b
Center <- 4
Test<- data.frame( E = runif(1000,min = 2.5, 5.5) ) %>%
  mutate( Performance2 = exp(E))

data.frame( E = seq(2, 6.1, l=1000)) %>%
  mutate(Performance =  exp(E)) %>%
  ggplot( aes( x = E))+ 
  theme_classic()+
  geom_rect(ymin = 0, ymax = exp(5.5), xmin = 2.5, xmax = 5.5, col = NA, size = 4, fill = 'grey80')+
  #  geom_rect(ymin = -100, ymax = 10, xmin = 2, xmax = 6, col = 'red3', size = 4, fill = NA)+
  geom_histogram(data = Test, aes( x = E), binwidth = 0.025)+
  geom_line(aes( y = Performance ))+
  ylab( 'Impact of competition\non growth rate')+
  # theme(axis.text = element_blank()  )+
  xlab( 'Envrionment')+
  coord_cartesian(ylim = c( 0, 450))+
  geom_vline( xintercept = Center, col = 'red') -> Fig3bi

Test%>%
  ggplot( aes( Performance2))+
  geom_histogram(fill = 'red3')+
  theme_classic()+
  geom_vline( xintercept = mean(Test$Performance2),linetype = 2)+
  geom_vline( xintercept = exp(Center),linetype = 1)+
  ylab( 'Frequency')+
  xlab( '')+
  # theme(axis.text = element_blank(), strip.text = element_blank())+
  #theme(legend.position="top", legend.box = "horizontal", )+
  coord_flip(xlim = c(0, 450)) -> Fig3bii

Fig3b<-cowplot::plot_grid( Fig3bi,Fig3bii, rel_widths = c(2,1), labels = c('i', 'ii'))
# Fig3b
ggsave( 'MS_Figures/Fig3b.png',Fig3b, width = 6, height =3, dpi = 600) 

## ---- chunk 21
sessionInfo()
